Frame 1 (no input): blank canvas, image omitted
Frame 60 (no input): blank canvas, image omitted
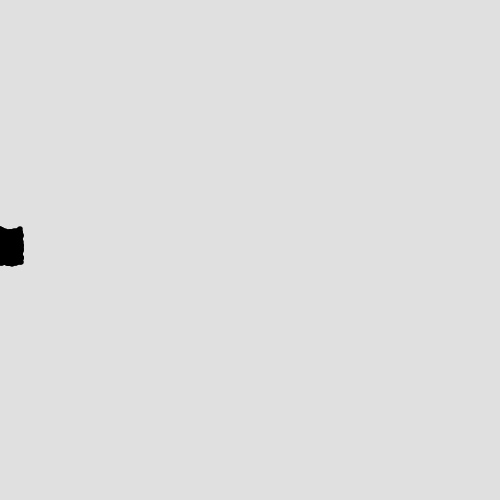
Frame 120 (the mouse pressed at the canvas centre since frame 60)

The p5.js sketch whose frames 1 and 60 were blank and that drew this single picture after the mouse press (run headless with seeded random() and noise() and a simulated clock; from frame 60 on, the mouse is pressed at the canvas centre):

// p5.js sketch
// ── sketch.js
let stepSize = 1;
let x, y;

function setup() {
    createCanvas(500, 500);
    background(224);
    x = width/2;
    y = height/2;
}

function draw() {
    let speed = map(mouseX, 0, width, 2, 40);
    let diam = map(mouseY, 0, height, 1, 10)

    for (let x = 0; x < speed; x++) {
        noStroke();
        fill(0);

        let randomX = round(random(-1, 1));
        let randomY = round(random(-1, 1));
        let moveX = randomX * stepSize;
        let moveY = randomY * stepSize;
        x += moveX;
        y += moveY;
        ellipse(x, y, diam, diam);
    }
}

// ── sketch.html
<!DOCTYPE html>
<html>

<head>
    <meta charset="utf-8">
    <title>Term 2 / Exercise 1</title>
    <!-- CSS Reset -->
    <!-- <link rel="stylesheet" href="https://unpkg.com/modern-css-reset/dist/reset.min.css" /> -->
</head>

<body>
    <script src="../../libraries/p5/p5.min.js" type="text/javascript"></script>
    <script src="../../libraries/p5/p5.dom.min.js" type="text/javascript"></script>
    <script src="sketch.js" type="text/javascript"></script>
</body>

</html>
